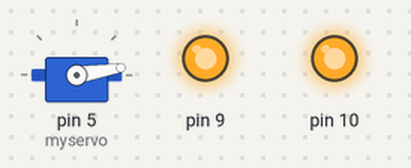
Simulated run of this sketch. Board: Arduino Uno, built with avr-gcc and run on an emulated ATmega328P. Shown: servo, output pins drawn as LEDs (lit = HIGH).

Above: at 0.15 s.
At 4.97 s:
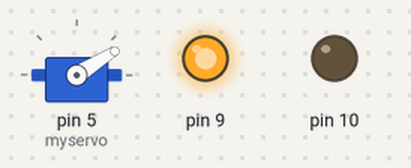
At 9.8 s:
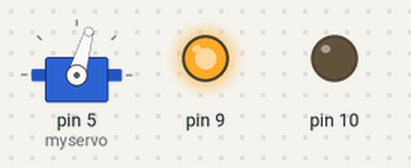
At 19.76 s:
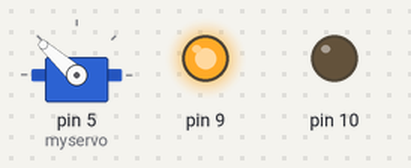
At 29.71 s:
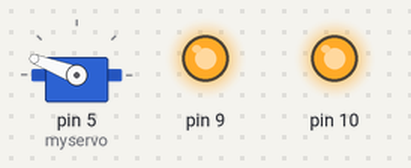
At 39.67 s:
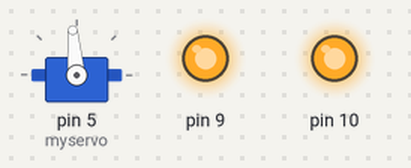
Timing chart, 0 to 40.0 s (numbered marks = the images above):
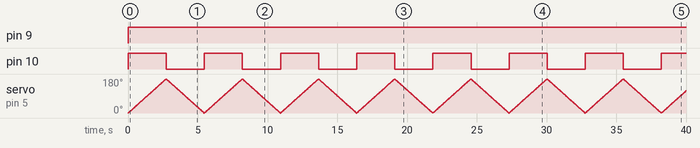

Measured:
- by itself, pin 9: LOW → HIGH at 0.02 s
- by itself, pin 10: alternates HIGH for 2.7 s and LOW for 2.7 s

The sketch:

MicroBikeServoAndMotorTest.ino
```cpp
#include <Servo.h>

Servo myservo;  // create servo object to control a servo
// twelve servo objects can be created on most boards

int pos = 0;    // variable to store the servo position

void setup() {
  myservo.attach(5  );  // attaches the servo on pin 9 to the servo object
  pinMode(9,OUTPUT);
  pinMode(10,OUTPUT);
}

void loop() {

  for (pos = 0; pos <= 180; pos += 1) { // goes from 0 degrees to 180 degrees
    // in steps of 1 degree
    myservo.write(pos);              // tell servo to go to position in variable 'pos'
    delay(15);                       // waits 15 ms for the servo to reach the position
    digitalWrite(9,HIGH);
    digitalWrite(10,HIGH);
  }
  for (pos = 180; pos >= 0; pos -= 1) { // goes from 180 degrees to 0 degrees
    myservo.write(pos);              // tell servo to go to position in variable 'pos'
    delay(15);                       // waits 15 ms for the servo to reach the position
    digitalWrite(9,HIGH);
    digitalWrite(10,LOW);
  }
}
```
